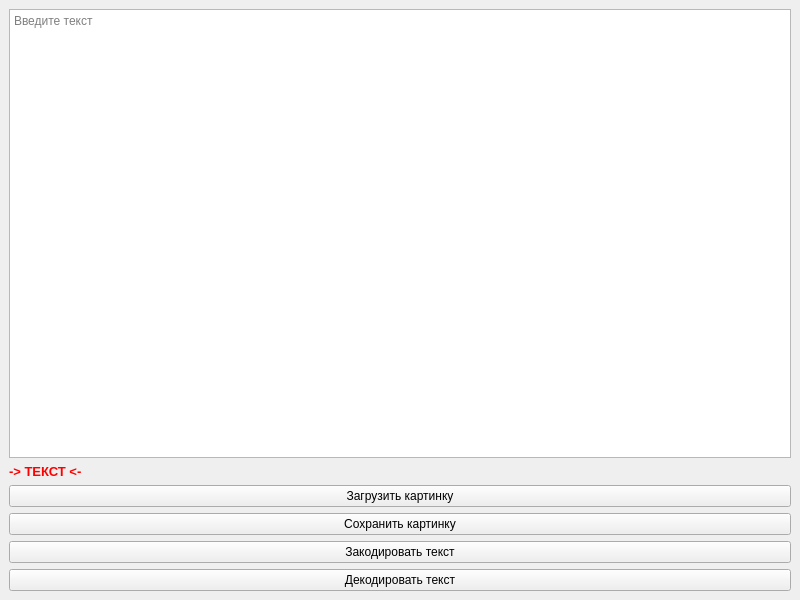
<?xml version="1.0" encoding="UTF-8"?>
<ui version="4.0">
 <class>MainWindow</class>
 <widget class="QMainWindow" name="MainWindow">
  <property name="geometry">
   <rect>
    <x>0</x>
    <y>0</y>
    <width>800</width>
    <height>600</height>
   </rect>
  </property>
  <property name="windowTitle">
   <string>MainWindow</string>
  </property>
  <property name="styleSheet">
   <string notr="true">QPushButton:hover{color: blue; font: bold 10pt;}
</string>
  </property>
  <widget class="QWidget" name="centralwidget">
   <layout class="QVBoxLayout" name="verticalLayout">
    <item>
     <widget class="QPlainTextEdit" name="plainTextEdit">
      <property name="placeholderText">
       <string>Введите текст</string>
      </property>
     </widget>
    </item>
    <item>
     <widget class="QLabel" name="label">
      <property name="text">
       <string>&lt;html&gt;&lt;head/&gt;&lt;body&gt;&lt;p&gt;&lt;span style=&quot; font-size:10pt; font-weight:700; color:#ff0000;&quot;&gt;-&amp;gt; ТЕКСТ &amp;lt;-&lt;/span&gt;&lt;/p&gt;&lt;/body&gt;&lt;/html&gt;</string>
      </property>
     </widget>
    </item>
    <item>
     <widget class="QPushButton" name="pushButton">
      <property name="text">
       <string>Загрузить картинку</string>
      </property>
     </widget>
    </item>
    <item>
     <widget class="QPushButton" name="saveImgButton">
      <property name="text">
       <string>Сохранить картинку</string>
      </property>
     </widget>
    </item>
    <item>
     <widget class="QPushButton" name="encodeMsgButton">
      <property name="text">
       <string>Закодировать текст</string>
      </property>
     </widget>
    </item>
    <item>
     <widget class="QPushButton" name="decodeMsgButton">
      <property name="text">
       <string>Декодировать текст</string>
      </property>
     </widget>
    </item>
   </layout>
  </widget>
 </widget>
 <resources/>
 <connections/>
</ui>
